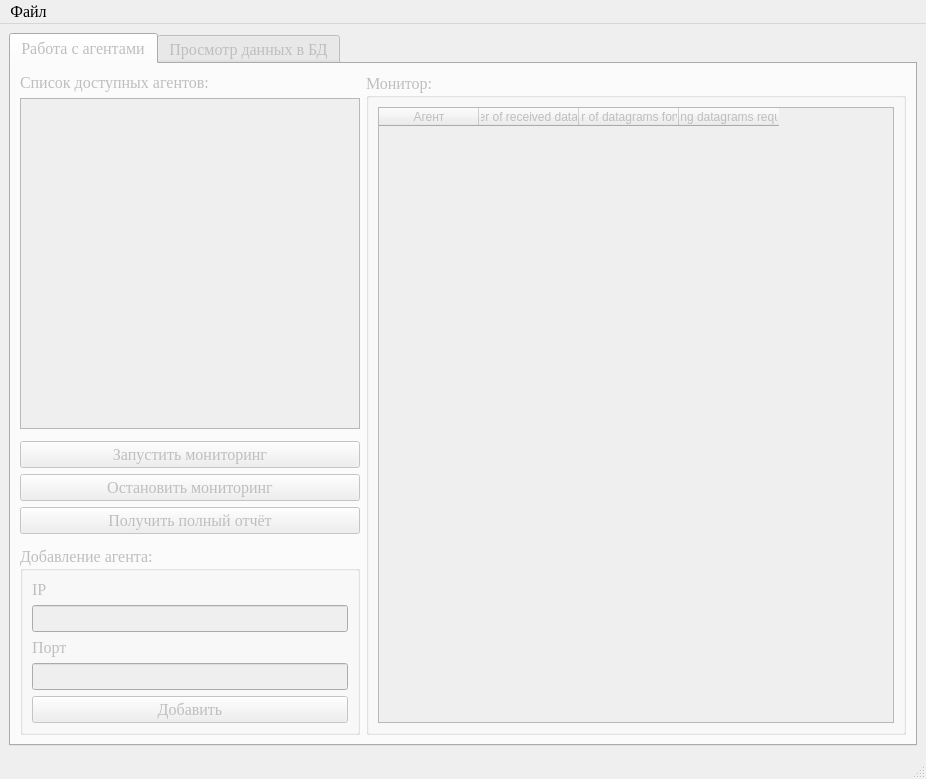
<?xml version="1.0" encoding="UTF-8"?>
<ui version="4.0">
 <class>MainWindow</class>
 <widget class="QMainWindow" name="MainWindow">
  <property name="geometry">
   <rect>
    <x>0</x>
    <y>0</y>
    <width>926</width>
    <height>779</height>
   </rect>
  </property>
  <property name="font">
   <font>
    <family>Times New Roman</family>
    <pointsize>12</pointsize>
   </font>
  </property>
  <property name="windowTitle">
   <string>MainWindow</string>
  </property>
  <widget class="QWidget" name="centralwidget">
   <layout class="QGridLayout" name="gridLayout">
    <item row="0" column="0">
     <widget class="QTabWidget" name="tabWidget">
      <property name="enabled">
       <bool>false</bool>
      </property>
      <property name="currentIndex">
       <number>0</number>
      </property>
      <widget class="QWidget" name="tab">
       <attribute name="title">
        <string>Работа с агентами</string>
       </attribute>
       <layout class="QGridLayout" name="gridLayout_2">
        <item row="5" column="0">
         <widget class="QPushButton" name="pushButton_5">
          <property name="maximumSize">
           <size>
            <width>340</width>
            <height>16777215</height>
           </size>
          </property>
          <property name="text">
           <string>Получить полный отчёт</string>
          </property>
         </widget>
        </item>
        <item row="7" column="0">
         <widget class="QGroupBox" name="groupBox">
          <property name="maximumSize">
           <size>
            <width>340</width>
            <height>16777215</height>
           </size>
          </property>
          <property name="title">
           <string>Добавление агента:</string>
          </property>
          <layout class="QVBoxLayout" name="verticalLayout">
           <item>
            <widget class="QLabel" name="label">
             <property name="maximumSize">
              <size>
               <width>16777215</width>
               <height>27</height>
              </size>
             </property>
             <property name="text">
              <string>IP</string>
             </property>
            </widget>
           </item>
           <item>
            <widget class="QLineEdit" name="lineEdit"/>
           </item>
           <item>
            <widget class="QLabel" name="label_2">
             <property name="maximumSize">
              <size>
               <width>16777215</width>
               <height>27</height>
              </size>
             </property>
             <property name="text">
              <string>Порт</string>
             </property>
            </widget>
           </item>
           <item>
            <widget class="QLineEdit" name="lineEdit_2"/>
           </item>
           <item>
            <widget class="QPushButton" name="pushButton">
             <property name="text">
              <string>Добавить</string>
             </property>
            </widget>
           </item>
          </layout>
         </widget>
        </item>
        <item row="0" column="1" rowspan="8">
         <widget class="QGroupBox" name="groupBox_7">
          <property name="title">
           <string>Монитор:</string>
          </property>
          <layout class="QGridLayout" name="gridLayout_5">
           <item row="0" column="0" colspan="2">
            <widget class="QTableWidget" name="tableWidget_2">
             <property name="editTriggers">
              <set>QAbstractItemView::NoEditTriggers</set>
             </property>
             <property name="selectionMode">
              <enum>QAbstractItemView::NoSelection</enum>
             </property>
             <column>
              <property name="text">
               <string>Агент</string>
              </property>
             </column>
             <column>
              <property name="text">
               <string>Number of received datagrams</string>
              </property>
             </column>
             <column>
              <property name="text">
               <string>Number of datagrams forwarded</string>
              </property>
             </column>
             <column>
              <property name="text">
               <string>Number of outgoing datagrams requested to transmit</string>
              </property>
             </column>
            </widget>
           </item>
          </layout>
         </widget>
        </item>
        <item row="3" column="0">
         <widget class="QPushButton" name="pushButton_2">
          <property name="maximumSize">
           <size>
            <width>340</width>
            <height>16777215</height>
           </size>
          </property>
          <property name="text">
           <string>Запустить мониторинг</string>
          </property>
         </widget>
        </item>
        <item row="1" column="0">
         <widget class="QListWidget" name="listWidget">
          <property name="maximumSize">
           <size>
            <width>340</width>
            <height>16777215</height>
           </size>
          </property>
          <property name="editTriggers">
           <set>QAbstractItemView::NoEditTriggers</set>
          </property>
         </widget>
        </item>
        <item row="0" column="0">
         <widget class="QLabel" name="label_5">
          <property name="maximumSize">
           <size>
            <width>340</width>
            <height>16777215</height>
           </size>
          </property>
          <property name="text">
           <string>Список доступных агентов:</string>
          </property>
         </widget>
        </item>
        <item row="4" column="0">
         <widget class="QPushButton" name="pushButton_7">
          <property name="maximumSize">
           <size>
            <width>340</width>
            <height>16777215</height>
           </size>
          </property>
          <property name="text">
           <string>Остановить мониторинг</string>
          </property>
         </widget>
        </item>
       </layout>
      </widget>
      <widget class="QWidget" name="tab_2">
       <attribute name="title">
        <string>Просмотр данных в БД</string>
       </attribute>
       <layout class="QGridLayout" name="gridLayout_3">
        <item row="2" column="0">
         <widget class="QPushButton" name="pushButton_3">
          <property name="text">
           <string>Отобразить</string>
          </property>
         </widget>
        </item>
        <item row="2" column="1">
         <widget class="QPushButton" name="pushButton_4">
          <property name="text">
           <string>Сбросить</string>
          </property>
         </widget>
        </item>
        <item row="0" column="0" colspan="2">
         <widget class="QTableView" name="tableView">
          <property name="editTriggers">
           <set>QAbstractItemView::NoEditTriggers</set>
          </property>
          <property name="selectionMode">
           <enum>QAbstractItemView::SingleSelection</enum>
          </property>
          <property name="selectionBehavior">
           <enum>QAbstractItemView::SelectRows</enum>
          </property>
         </widget>
        </item>
        <item row="1" column="0" colspan="2">
         <widget class="QGroupBox" name="groupBox_3">
          <property name="title">
           <string>Фильтрация:</string>
          </property>
          <layout class="QHBoxLayout" name="horizontalLayout">
           <item>
            <widget class="QGroupBox" name="groupBox_4">
             <property name="maximumSize">
              <size>
               <width>210</width>
               <height>16777215</height>
              </size>
             </property>
             <property name="title">
              <string>По агенту:</string>
             </property>
             <layout class="QHBoxLayout" name="horizontalLayout_2">
              <item>
               <widget class="QCheckBox" name="checkBox">
                <property name="text">
                 <string/>
                </property>
               </widget>
              </item>
              <item>
               <widget class="QLineEdit" name="lineEdit_5">
                <property name="maximumSize">
                 <size>
                  <width>200</width>
                  <height>16777215</height>
                 </size>
                </property>
               </widget>
              </item>
             </layout>
            </widget>
           </item>
           <item>
            <widget class="QGroupBox" name="groupBox_6">
             <property name="sizePolicy">
              <sizepolicy hsizetype="Maximum" vsizetype="Maximum">
               <horstretch>0</horstretch>
               <verstretch>0</verstretch>
              </sizepolicy>
             </property>
             <property name="maximumSize">
              <size>
               <width>350</width>
               <height>16777215</height>
              </size>
             </property>
             <property name="title">
              <string>По превышению значения параметра:</string>
             </property>
             <layout class="QGridLayout" name="gridLayout_6">
              <item row="1" column="2">
               <widget class="QLineEdit" name="lineEdit_7"/>
              </item>
              <item row="1" column="0">
               <widget class="QCheckBox" name="checkBox_2">
                <property name="text">
                 <string/>
                </property>
               </widget>
              </item>
              <item row="0" column="0" colspan="3">
               <widget class="QComboBox" name="comboBox_2"/>
              </item>
             </layout>
            </widget>
           </item>
          </layout>
         </widget>
        </item>
       </layout>
      </widget>
     </widget>
    </item>
   </layout>
  </widget>
  <widget class="QMenuBar" name="menubar">
   <property name="geometry">
    <rect>
     <x>0</x>
     <y>0</y>
     <width>926</width>
     <height>26</height>
    </rect>
   </property>
   <widget class="QMenu" name="menu">
    <property name="title">
     <string>Файл</string>
    </property>
    <addaction name="action"/>
    <addaction name="action_2"/>
   </widget>
   <addaction name="menu"/>
  </widget>
  <widget class="QStatusBar" name="statusbar"/>
  <action name="action">
   <property name="text">
    <string>Открыть базу данных</string>
   </property>
   <property name="shortcut">
    <string>Ctrl+O</string>
   </property>
  </action>
  <action name="action_2">
   <property name="text">
    <string>Создать базу данных</string>
   </property>
   <property name="shortcut">
    <string>Ctrl+N</string>
   </property>
  </action>
 </widget>
 <resources/>
 <connections/>
</ui>
